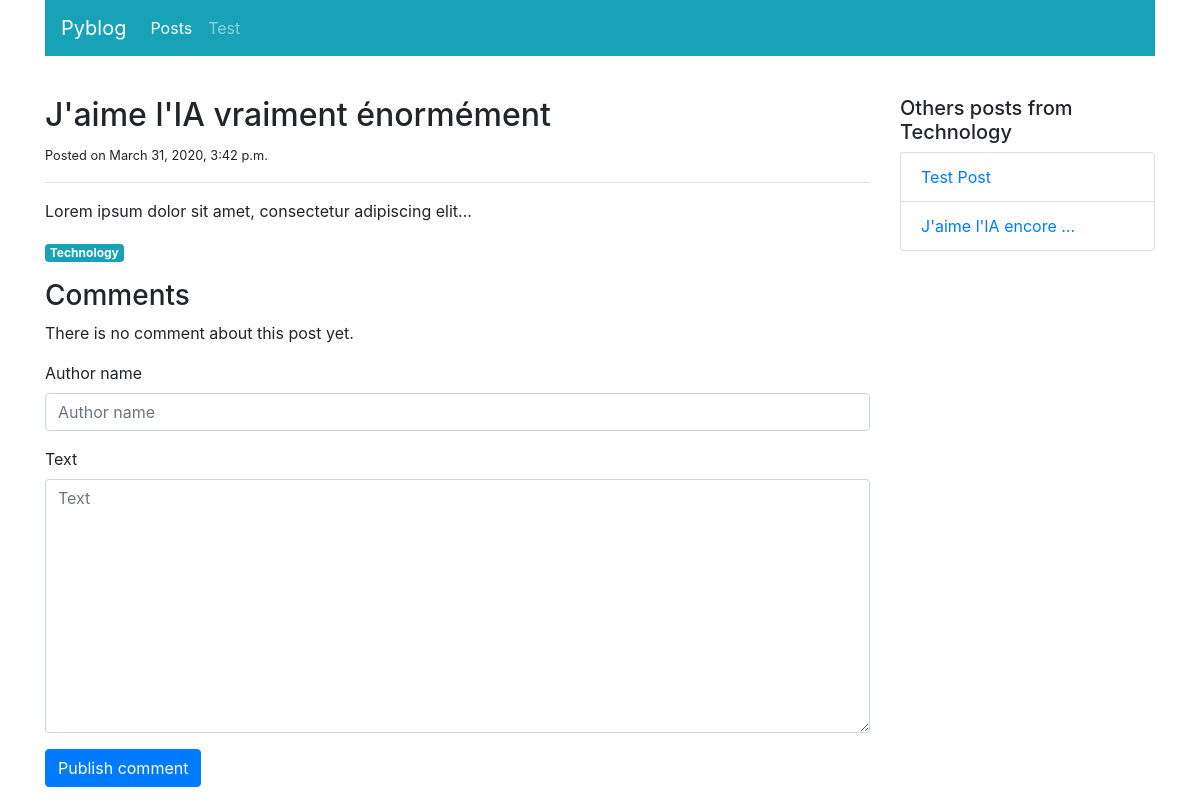
/blog/posts/detail/3/, run on the app's committed database.
### blog/models.py (models this page shows, shortened)
class Post(models.Model):
    title = models.CharField(max_length=100)
    category = models.ForeignKey("PostCategory",
                                 null=True,
                                 blank=True,
                                 on_delete=models.DO_NOTHING)
    published = models.BooleanField(default=False)
    text = models.TextField(blank=True)
    create = models.DateTimeField(auto_now_add=True)

class PostCategory(models.Model):
    name = models.CharField(max_length=50)
    def slug(self):
        return slugify(self.name)
    def __str__(self):
        return self.name

### blog/views.py (the view)
# urls.py: path('posts/detail/<int:post_id>/', views.post_detail, name='post-detail'),
def post_detail(request, post_id, message=''):
    post = get_object_or_404(Post, pk=post_id)
    similar_posts = Post.objects.filter(category=post.category).filter(published=True).exclude(pk=post_id)
    post_comments = post.comments.exclude(status=Comment.STATUS_HIDDEN).order_by("created_at")
    if request.method == "POST":
        comment_form = CreateCommentForm(request.POST)
        if comment_form.is_valid():
            comment = comment_form.save(commit=False)
            comment.post = post
            comment.save()
            args = [post.pk, "Your comment has been posted!"]
            return HttpResponseRedirect(reverse('post-detail-message', args=args) + "#comments")
    else:
        comment_form = CreateCommentForm()
    context = {
        "post": post,
        "similar_posts": similar_posts,
        "post_comments": post_comments,
        "navigation_items": navigation.navigation_items(navigation.NAV_POSTS),
        "comment_form": comment_form,
        "message": message,
    }
    return render(request, "blog/post_detail.html", context)

### blog/forms.py
class CreateCommentForm(forms.ModelForm):
    class Meta:
        model = Comment
        fields = ["author_name", "text",]

### blog/navigation.py (called while the page is built)
def navigation_items(selected_item):
    items = []
    for name, url in NAV_ITEMS:
        items.append(
            {'name': name,
             'url': url,
             'active': True if selected_item == name else False,
             }
        )
    return items

### blog/templates/blog/post_detail.html (shortened to what this page needs)
{% extends 'base.html' %}
{% load static %}
{% load bootstrap4 %}
{% block content %}
<div class="col-sm-9">
    <div class="mt-3">
        <h2>{{ post.title }}</h2>
        <small>Posted on {{ post.create }}</small>
        <hr>
        <p class="text-muted">
            {{ post.text|linebreaks|safe }}
            <a href="{% url 'post-list' post.category.slug %}" class="badge badge-info">
                {{post.category.name|capfirst}}
            </a>
        </p>
    </div>
    <div class="mt-3" id="comments">
        <h3>Comments</h3>
        <ul class="list-unstyled">
            {% for i in post_comments %}
            <li class="media">
                <img class="mr-3" src="{% static 'img/user.png' %}" width="45px" height="50px">
                <div class="media-body">
                    <h5 class="mt-0 mb-1">{{i.author_name}}</h5>
                    <p>
                        <small class="text-muted">{{i.created_at}}</small>
                    </p>
                    <p>
                        {% if i.status == "moderated" %}
                            <span class="font-weight-light font-italic text-muted">[[Moderated comment : {{i.moderation_text}} ]]</span>
                        {% else %}
                            {{i.text}}
                        {% endif %}
                    </p>
                </div>
                {% empty %}
                <li class="media">There is no comment about this post yet.</li>
                {% endfor %}
        </ul>
        <form action="{% url 'post-detail' post.pk %}" method="post" class="form">
            {% bootstrap_form comment_form %}
            {% buttons %}
                <button type="submit" class="btn btn-primary">Publish comment</button>
            {% endbuttons %}
        </form>
    </div>
</div>
<div class="col-sm-3">
    <div class="mt-3">
        <h5>Others posts from {{post.category}}</h5>
        <ul class="list-group">
            {% for i in similar_posts %}
            <li class="list-group-item">
                <a href="{% url 'post-detail' i.pk %}">{{ i.title|truncatewords:3 }}</a>
            </li>
            {% empty %}
            This is the only post !
            {% endfor %}
        </ul>
    </div>
</div>
{% endblock content %}

### data on the page
Post: title "J'aime l'IA vraiment énormément", create "March 31, 2020, 3:42 p.m.", text "Lorem ipsum dolor sit amet, consectetur adipiscing elit...", category.name "Technology", category "Technology"
Post: title "Test Post"
Post: title "J'aime l'IA encore …"

### other printed values
{{ i.name }} "Posts" "Test"
